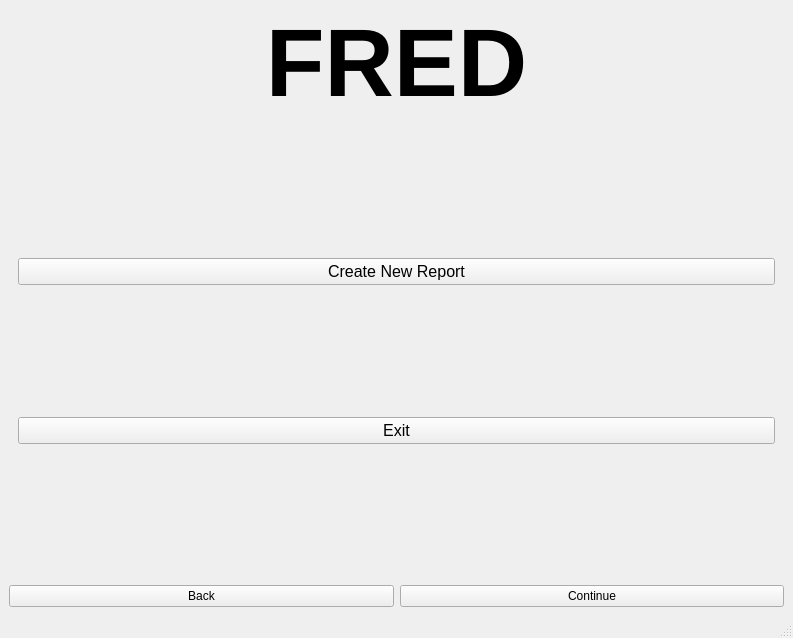
<?xml version="1.0" encoding="UTF-8"?>
<ui version="4.0">
 <class>MainWindow</class>
 <widget class="QMainWindow" name="MainWindow">
  <property name="geometry">
   <rect>
    <x>0</x>
    <y>0</y>
    <width>793</width>
    <height>638</height>
   </rect>
  </property>
  <property name="windowTitle">
   <string>MainWindow</string>
  </property>
  <widget class="QWidget" name="centralwidget">
   <property name="sizePolicy">
    <sizepolicy hsizetype="Preferred" vsizetype="Preferred">
     <horstretch>10</horstretch>
     <verstretch>10</verstretch>
    </sizepolicy>
   </property>
   <layout class="QGridLayout" name="gridLayout">
    <item row="0" column="0">
     <layout class="QVBoxLayout" name="verticalLayout_2">
      <item>
       <layout class="QVBoxLayout" name="verticalLayout">
        <item>
         <widget class="QLabel" name="label">
          <property name="font">
           <font>
            <pointsize>72</pointsize>
            <weight>75</weight>
            <bold>true</bold>
           </font>
          </property>
          <property name="text">
           <string>FRED</string>
          </property>
          <property name="alignment">
           <set>Qt::AlignCenter</set>
          </property>
         </widget>
        </item>
        <item>
         <widget class="QStackedWidget" name="stackedWidget">
          <property name="currentIndex">
           <number>0</number>
          </property>
          <widget class="QWidget" name="menu_page">
           <layout class="QVBoxLayout" name="verticalLayout_3">
            <item>
             <widget class="QPushButton" name="report_btn">
              <property name="font">
               <font>
                <pointsize>12</pointsize>
               </font>
              </property>
              <property name="text">
               <string>Create New Report</string>
              </property>
             </widget>
            </item>
            <item>
             <widget class="QPushButton" name="exit_btn">
              <property name="font">
               <font>
                <pointsize>12</pointsize>
               </font>
              </property>
              <property name="text">
               <string>Exit</string>
              </property>
             </widget>
            </item>
           </layout>
          </widget>
         </widget>
        </item>
        <item>
         <layout class="QHBoxLayout" name="horizontalLayout">
          <item>
           <widget class="QPushButton" name="return_btn">
            <property name="text">
             <string>Back</string>
            </property>
           </widget>
          </item>
          <item>
           <widget class="QPushButton" name="continue_btn">
            <property name="text">
             <string>Continue</string>
            </property>
           </widget>
          </item>
         </layout>
        </item>
       </layout>
      </item>
     </layout>
    </item>
   </layout>
  </widget>
  <widget class="QMenuBar" name="menubar">
   <property name="geometry">
    <rect>
     <x>0</x>
     <y>0</y>
     <width>793</width>
     <height>21</height>
    </rect>
   </property>
  </widget>
  <widget class="QStatusBar" name="statusbar"/>
 </widget>
 <resources/>
 <connections/>
</ui>
